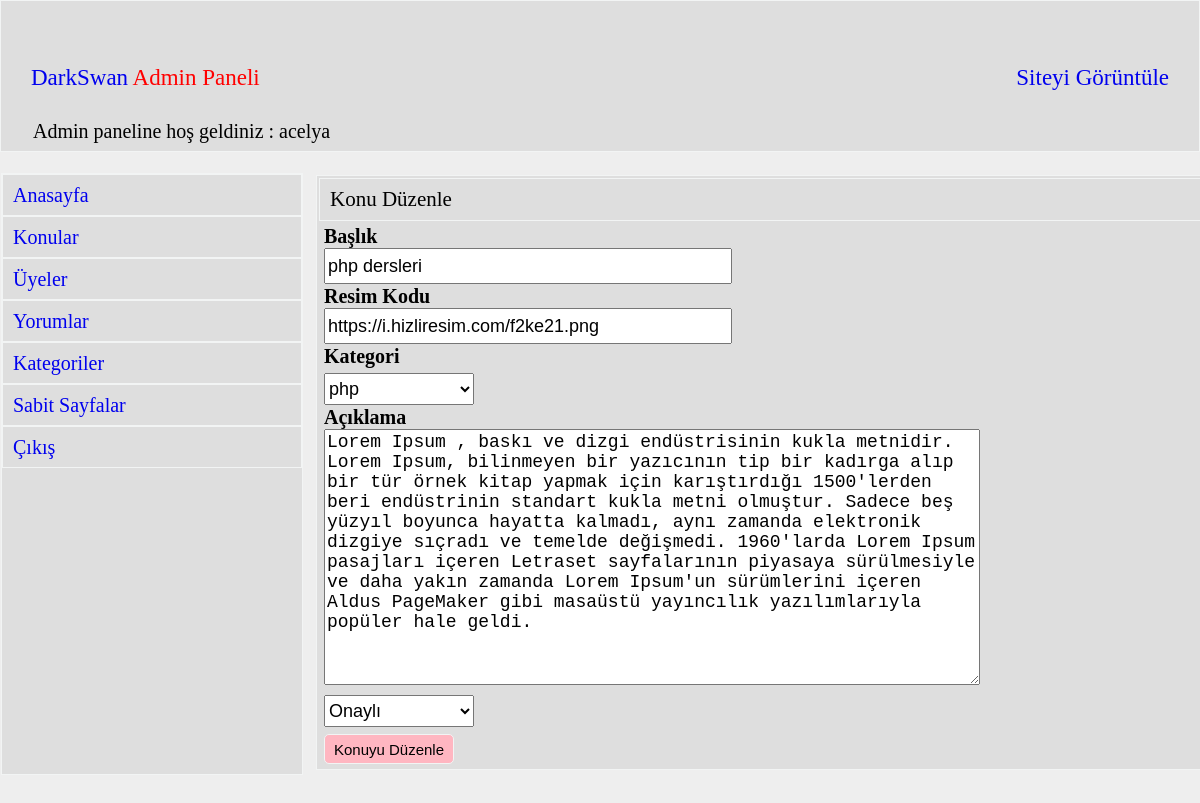
Screenshot of /admin/?do=konu_duzenle&id=1 (signed in) with the database file from the repository.
### tables this page shows
CREATE TABLE `konular` (
  `konu_id` int(11) NOT NULL,
  `konu_baslik` varchar(200) NOT NULL,
  `konu_aciklama` text NOT NULL,
  `konu_ekleyen` varchar(200) NOT NULL,
  `konu_tarih` timestamp NOT NULL DEFAULT current_timestamp(),
  `konu_kategori` int(11) NOT NULL DEFAULT 0,
  `konu_durum` int(11) NOT NULL DEFAULT 0,
  `konu_hit` int(11) NOT NULL DEFAULT 0,
  `konu_resim` varchar(300) NOT NULL
);

CREATE TABLE `kategoriler` (
  `kategori_id` int(11) NOT NULL,
  `kategori_adi` varchar(200) NOT NULL,
  `kategori_aciklama` varchar(500) NOT NULL
);

### admin/konu_duzenle.php (the view, shortened to what this page needs)
<?php
$id = $_GET["id"];
$v = $db->prepare("select * from konular where konu_id=?");
$v->execute(array($id));
$m = $v->fetch(PDO::FETCH_ASSOC);
?>
<div class="admin-icerik-sag">
			<h2>Konu Düzenle</h2>
			<?php
			if($_POST){
				$baslik   =  $_POST["baslik"];
				$resim    =  $_POST["resim"];
				$kategori =  $_POST["kategori"];
				$aciklama =  $_POST["aciklama"];
				$onay     =  $_POST["onay"];
				$ekleyen  =  $m["konu_ekleyen"];
				if(!$baslik || !$resim || !$aciklama){
					echo '<div class="hata">Gerekli alanları doldurmanız gerekiyor..</div>';
				}else {
					$guncelle = $db->prepare("update konular set
					    konu_baslik   = ?,
						  konu_resim    = ?,
						  konu_kategori = ?,
						  konu_aciklama = ?,
						  konu_durum    = ?,
						  konu_ekleyen  = ? where konu_id =?
					");
					$update = $guncelle->execute(
					array($baslik,$resim,$kategori,$aciklama,$onay,$ekleyen,$id));
					if($update){
						echo '<div class="basarili2">Konu başarıyla güncellendi...</div>';
						header("refresh: 2; url=./?do=konular");
					}else {
						echo '<div class="hata">Konu eklenirken bir hata oluştu..</div>';
					}
				}
			}
      else {
				?>
				<div class="konular">
				<form action="" method="post">
				<ul>
				<li>Başlık</li>
				<li><input type="text" name="baslik" value="<?php echo $m["konu_baslik"];?>" /></li>
				<li>Resim Kodu</li>
				<li><input type="text" name="resim" value="<?php echo $m["konu_resim"];?>" /></li>
				<li>Kategori</li>
				<li><select name="kategori" id="">
				<?php
				$b = $db->prepare("select * from kategoriler order by kategori_id desc");
				$b->execute(array());
				$c = $b->fetchALL(PDO::FETCH_ASSOC);
				foreach($c as $z){
					echo '<option value="'.$z["kategori_id"].'"';
					echo $m["konu_kategori"] == $z["kategori_id"] ? 'selected' : null;
					echo '>'.$z["kategori_adi"].'</option>';
				}
				?>
				</select></li>
				<li>Açıklama</li>
				<li><textarea name="aciklama" id="" cols="30" rows="10"><?php echo $m["konu_aciklama"];?> </textarea></li>
				<li><select name="onay" id="">
				<option value="1"<?php echo $m["konu_durum"] == 1 ? 'selected' : null;?>>Onaylı</option>
				</select></li>
				<li><button type="submit">Konuyu Düzenle</button></li>
				</ul>
				</form>
				</div>
				<?php
			}
			?>
			</div>

### css/admin.css (style rules this page uses)
.admin-header h2 { margin: 65px 0px 0px 30px; font-size: 23px; }
.admin-icerik-sag { position: relative; left: 315px; top: -600px; border: 1px solid #f2f4f4; width: 75%; min-height: 200px; background: #dedede; margin-bottom: 20px; }
.admin-icerik-sag h2 { border: 1px solid #f2f4f4; padding: 10px; margin: 2px; font-size: 21px; background: #dedede; }
.konular { margin: 5px; background: #dedede; }
.konular ul li input { width: 400px; height: 30px; font-size: 18px; }
.konular ul li select { width: 150px; height: 32px; font-size: 18px; margin-top: 5px; }
.konular ul li textarea { width: 650px; height: 250px; font-size: 18px; }
.konular ul li { font-size: 20px; font-weight: bold; margin: 2px; }
.konular ul li button { border: 1px solid #f2f4f4; width: 130px; height: 30px; margin-top: 5px; font-size: 15px; background: lightpink; cursor: pointer; border-radius: 5px; }

### rows the page displays
konular: baslik "php dersleri", resim "https://i.hizliresim.com/f2ke21.png", kategori "php", aciklama "Lorem Ipsum , baskı ve dizgi endüstrisinin kukla metnidir. Lorem Ipsum, bilinmeyen bir yazıcının tip bir kadırga alıp bir tür örnek kitap yapmak için karıştırdığı 1500'lerden beri endüstrinin standart kukla metni olmuştur. Sadece beş yüzyıl boyunca hayatta kalmadı, aynı zamanda elektronik dizgiye sıçradı ve temelde değişmedi. 1960'larda Lorem Ipsum pasajları içeren Letraset sayfalarının piyasaya sürülmesiyle ve daha yakın zamanda Lorem Ipsum'un sürümlerini içeren Aldus PageMaker gibi masaüstü yayıncılık yazılımlarıyla popüler hale geldi.", onay "Onaylı"

### other values shown
$_SESSION["uye"] "acelya"
